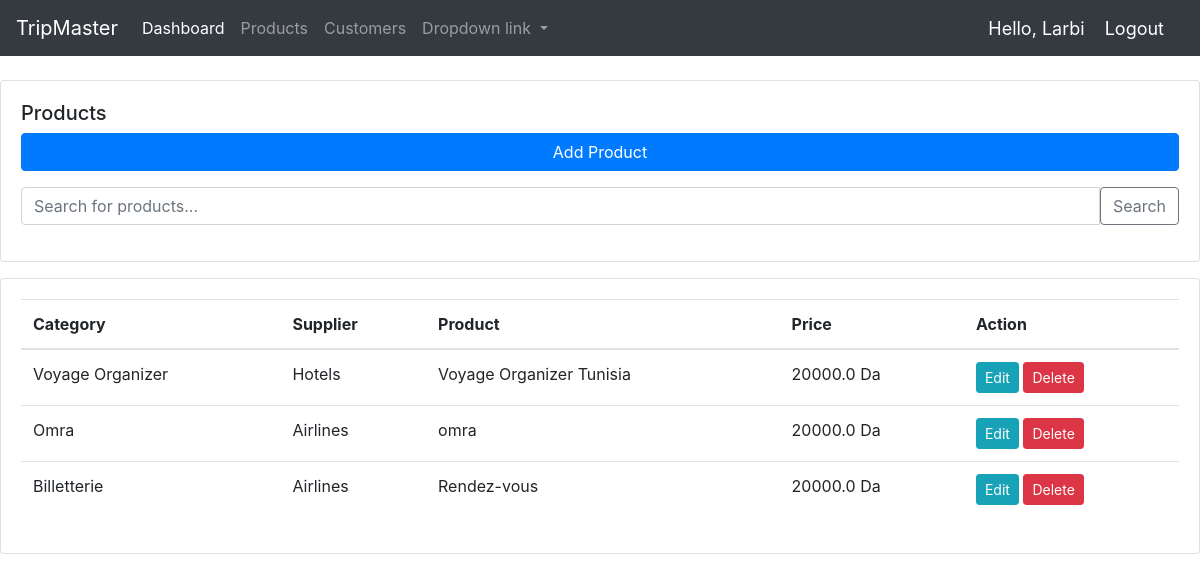
/Products/ (signed in), run on the app's committed database.
### accounts/models.py (models this page shows, shortened)
class Product(models.Model):
    SUPPLIER = (
        ('Airlines ', 'Airlines '),
        ('Hotels ', 'Hotels '),
        ('Car rental companies', 'Car rental companies'),
        ('Travel insurance companies', 'Travel insurance companies'),
        ('Tour operators', 'Tour operators'),
    )
    category = (
        ('Voyage Organizer', 'Voyage Organizer'),
        ('Omra', 'Omra'),
        ('Billetterie', 'Billetterie'),
        ('Voyage A La Cart', 'Voyage A La Cart'),
        ('Location Voiture', 'Location Voiture'),
        ('sejour linguistique','sejour linguistique'),
    )
    name = models.CharField(max_length=200, null=True)
    purchased_price = models.FloatField(null=True)
    price = models.FloatField(null=True)
    categories = models.CharField(max_length=200, null=True, choices=category)
    supplier = models.CharField(max_length=200, null=True, choices=SUPPLIER)
    date_purchased = models.DateTimeField(auto_now_add=True)
    description = models.CharField(max_length=200, null=True, blank=True)

### accounts/views.py (the view)
# urls.py: path('Products/', views.products, name='products'),
@login_required(login_url='login')
def products(reuqest):
    products = Product.objects.all()
    return render(reuqest, 'accounts/products.html', {'products': products})

### accounts/templates/accounts/products.html
{% extends 'accounts/main.html' %}
{% block content %}
<br>
<div class="row">
    <div class="col-md">
        <div class="card card-body mb-3">
            <h5>Products</h5>
            <a class="btn btn-primary mb-3" href="{% url 'add_product' %}">Add Product</a>
            <form method="GET" action="{% url 'search_products' %}">
                <div class="input-group mb-3">
                    <input type="text" name="q1" class="form-control" placeholder="Search for products...">
                    <button class="btn btn-outline-secondary" type="submit">Search</button>
                </div>
            </form>
        </div>
        <div class="card card-body">
            <table class="table">
                <thead>
                    <tr>
                        <th>Category</th>
                        <th>Supplier</th>
                        <th>Product</th>
                        <th>Price</th>
                        <th>Action</th>
                    </tr>
                </thead>
                <tbody>
                    {% if products %}
                        {% for i in products %}
                        <tr>
                            <td>{{ i.categories }}</td>
                            <td>{{ i.supplier }}</td>
                            <td>{{ i.name }}</td>
                            <td>{{ i.price }} Da</td>
                            <td>
                                <a class="btn btn-sm btn-info" href="{% url 'edit_product' i.id %}">Edit</a>
                                <a class="btn btn-sm btn-danger" href="{% url 'delete_product' i.id %}">Delete</a>
                            </td>
                        </tr>
                        {% endfor %}
                    {% endif %}
                </tbody>
            </table>
        </div>
    </div>
</div>
{% endblock %}

### accounts/templates/accounts/navbar.html (shortened to what this page needs)
<nav class="navbar navbar-expand-lg navbar-dark bg-dark">
    <a class="navbar-brand" href="#">TripMaster</a>
    <div class="collapse navbar-collapse" id="navbarNavDropdown">
      <ul class="navbar-nav">
        <li class="nav-item active">
          <a class="nav-link" href="{% url 'home' %}">Dashboard</a>
        </li>
        <li class="nav-item">
          <a class="nav-link" href="{% url 'products' %}">Products</a>
        </li>
        <li class="nav-item">
          <a class="nav-link" href="{% url 'customer' %}">Customers</a>
        </li>
        <li class="nav-item dropdown">
          <a class="nav-link dropdown-toggle" href="#" id="navbarDropdownMenuLink" data-toggle="dropdown" aria-haspopup="true" aria-expanded="false">
            Dropdown link
          </a>
        </li>
      </ul>
    </div>
    <span class="hello-msg">Hello, {{request.user}}</span>
    <span><a class="hello-msg" href="{% url 'logout' %}">Logout</a></span>
  </nav>

### accounts/templates/accounts/navbar.html (style rules this page uses)
.hello-msg { font-size: 18px; color: white; margin-right: 20px; }

### data on the page
Product: categories "Voyage Organizer", supplier "Hotels", name "Voyage Organizer Tunisia", price "20000.0"
Product: categories "Omra", supplier "Airlines", name "omra", price "20000.0"
Product: categories "Billetterie", supplier "Airlines", name "Rendez-vous", price "20000.0"

### other printed values
{{ request.user }} "Larbi"
